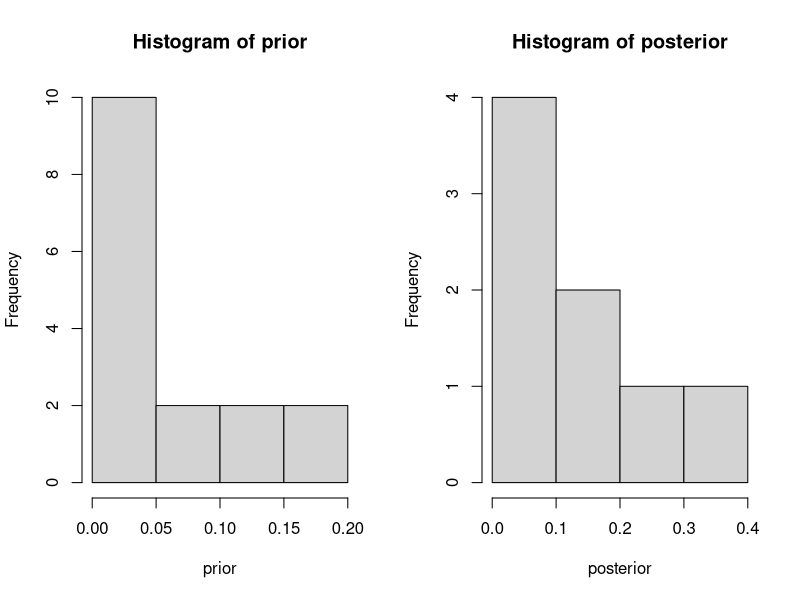

This figure's R source:
library(rlang) # for duplicate function

simGame <- function(teams, matchups) {
  # function to simulate a game
  
  # INPUT:
  # teams is a vector of two teams (indices) that are "playing'
  # matchups is the matchup/probability matrix
  
  # OUTPUT:
  # returns winner of game
  
  team1 <- teams[1]
  team2 <- teams[2]
  matchup <- matchups[team1, team2]
  
  if (runif(1) < matchup) {
    return(team1)
  } else {
    return(team2)
  }
}

simRound <- function(bracket, matchups) {
  # function to simulate a round of a tournament given a bracket and probability matrix
  
  # INPUT:
  # bracket is the bracket structure
  # matchups is the matchup/probability matrix
  
  # OUTPUT:
  # returns winners of the round
  
  nGames <- length(bracket)/2
  outBracket <- c()
  for (game in 1:nGames) {
    teams <- bracket[(2*game - 1):(2*game)]
    winner <- simGame(teams, matchups)
    outBracket <- c(outBracket, winner)
  }
  
  return(outBracket)
}

simTournament <- function(bracket, matchups) {
  # function to simulate a tournament given a bracket and probability matrix
  
  # INPUT:
  # bracket is the bracket structure
  # matchups is the matchup/probability matrix
  
  # OUTPUT:
  # returns winner of tournament
  
  nTeams <- length(bracket)
  newBracket <- bracket
  nRounds <- log(nTeams, base=2)
  
  for (round in 1:nRounds) {
    newBracket <- simRound(newBracket, matchups)
  }
  
  return(newBracket)
}



########### TEST SIMULATION ###########

n <- 16 # number of teams
t <- 1:n # teams
M <- matrix(0L, nrow=n, ncol=n) # matchup probability matrix

# randomly generate a matchup probability matrix
for (i in 1:n) {
  for (j in i:n) {
    m <- runif(1) * (i != j)
    M[j,i] <- 1-m
    M[i,j] <- m
  }
}

nSim <- 1000 # number of tournaments to simulate
# simulate prior distribution
prior <- table(replicate(nSim, simTournament(t, M)))/nSim

round1 <- seq(1, n, by=2) + replicate(n/2, sample(c(0,1), size=1)) # arbitrary first round results
# simulate posterior
posterior <- table(replicate(nSim, simTournament(round1, M)))/nSim

prior
posterior

par(mfrow=c(1,2))
hist(prior)
hist(posterior)
